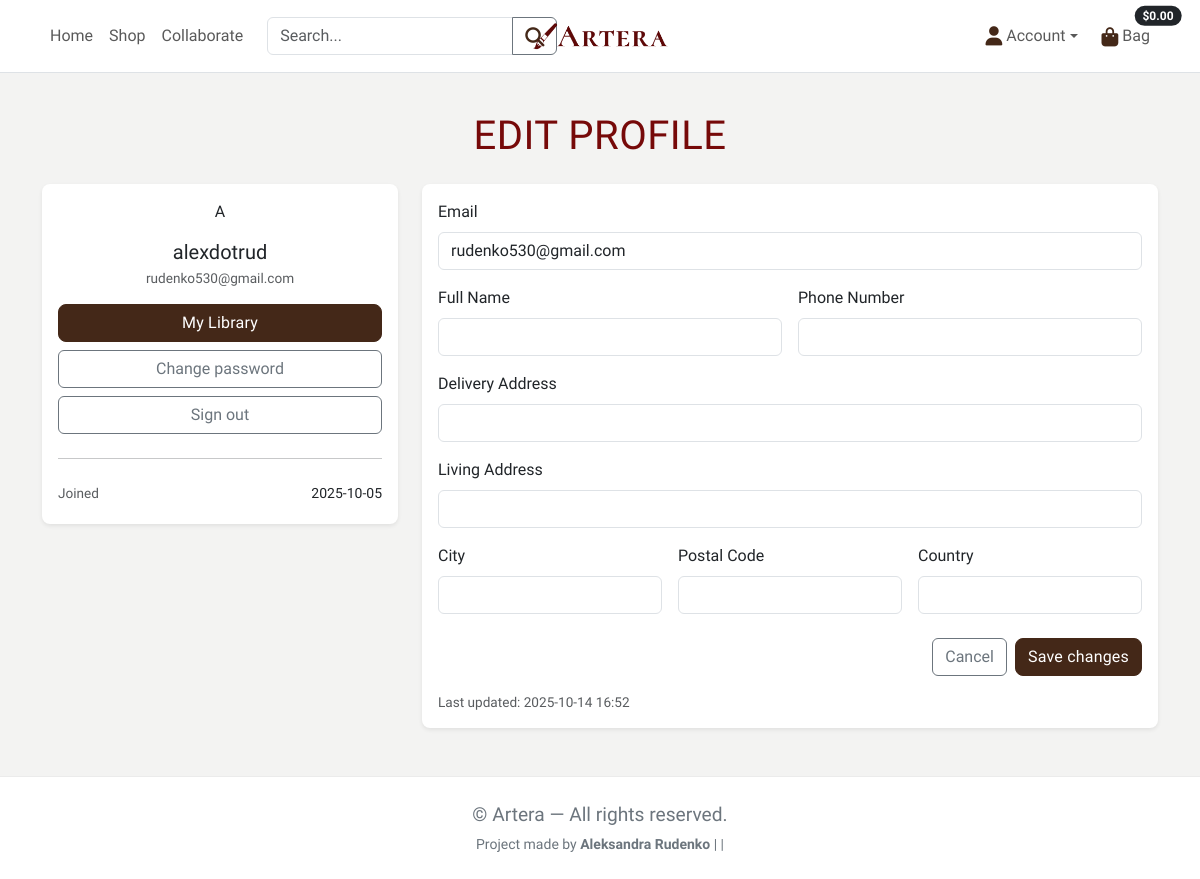
The page /profiles/ (signed in) on the database as committed earlier.
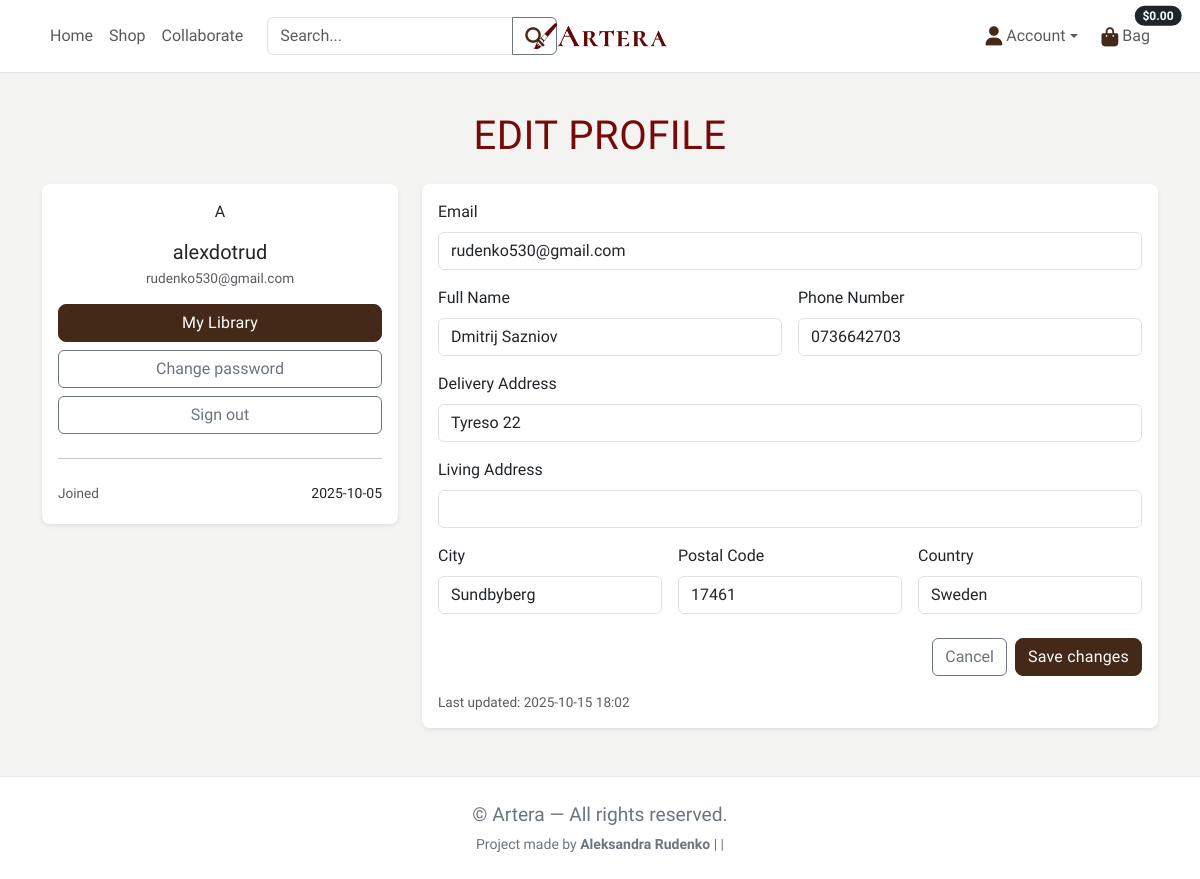
The same page on the database as committed later.
### profiles/models.py (models this page shows, shortened)
class Profile(models.Model):
    user = models.OneToOneField(settings.AUTH_USER_MODEL, on_delete=models.CASCADE)
    full_name = models.CharField(max_length=100, blank=True)
    phone_number = models.CharField(max_length=20, blank=True)
    address_line_delivery = models.CharField(max_length=255, blank=True)
    address_line_living = models.CharField(max_length=255, blank=True)
    city = models.CharField(max_length=100, blank=True)
    postal_code = models.CharField(max_length=20, blank=True)
    country = models.CharField(max_length=100, blank=True)
    created_at = models.DateTimeField(auto_now_add=True)
    updated_at = models.DateTimeField(auto_now=True)

### profiles/views.py (the view)
# urls.py: path('', views.profile, name='profile'),
@login_required
def profile(request):
    profile, _ = Profile.objects.get_or_create(user=request.user)
    if request.method == 'POST':
        form = ProfileForm(request.POST, instance=profile)
        if form.is_valid():
            form.save()
            messages.success(request, "Profile updated.")
            return redirect('profile')
        else:
            messages.error(request, "Please fix the errors below.")
    else:
        form = ProfileForm(instance=profile)
    return render(request, 'profiles/profile.html', {
        'form': form,
        'user_obj': request.user,
    })

### profiles/forms.py
class ProfileForm(forms.ModelForm):
    class Meta:
        model = Profile
        fields = [
            'full_name', 'phone_number', 'address_line_delivery',
            'address_line_living', 'city', 'postal_code', 'country'
        ]
        widgets = {
            'full_name': forms.TextInput(attrs={'class': 'form-control'}),
            'phone_number': forms.TextInput(attrs={'class': 'form-control'}),
            'address_line_delivery': forms.TextInput(attrs={'class': 'form-control'}),
            'address_line_living': forms.TextInput(attrs={'class': 'form-control'}),
            'city': forms.TextInput(attrs={'class': 'form-control'}),
            'postal_code': forms.TextInput(attrs={'class': 'form-control'}),
            'country': forms.TextInput(attrs={'class': 'form-control'}),
        }
        labels = {
            'full_name': 'Full Name',
            'phone_number': 'Phone Number',
            'address_line_delivery': 'Delivery Address',
            'address_line_living': 'Living Address',
            'city': 'City',
            'postal_code': 'Postal Code',
            'country': 'Country',
        }

### bag/contexts.py (called while the page is built, shortened)
def bag_contents(request):
    bag_items = []
    total = 0
    product_count = 0
    bag = request.session.get('bag', {})
    if total < getattr(settings, 'FREE_DELIVERY_THRESHOLD', 0):
        delivery = total * Decimal(getattr(settings, 'STANDARD_DELIVERY_PERCENTAGE', 0) / 100)
        free_delivery_delta = getattr(settings, 'FREE_DELIVERY_THRESHOLD', 0) - total
    else:
        delivery = 0
        free_delivery_delta = 0
    grand_total = delivery + total
    context = {
        'bag_items': bag_items,
        'total': total,
        'product_count': product_count,
        'delivery': delivery,
        'free_delivery_delta': free_delivery_delta,
        'free_delivery_threshold': getattr(settings, 'FREE_DELIVERY_THRESHOLD', 0),
        'grand_total': grand_total,
    }
    return context

### profiles/templates/profiles/profile.html (shortened to what this page needs)
{% extends "base.html" %}
{% load static %}
{% block content %}
<div class="container py-5 profile">
    <h1 class="mb-4 text-center">Edit Profile</h1>
    <div class="row g-4">
        <div class="col-12 col-lg-4">
            <div class="card border-0 shadow-sm rounded-3">
                <div class="card-body text-center">
                    <div class="avatar mb-3 mx-auto">
                        <span>{{ user_obj.username|first|upper }}</span>
                    </div>
                    <h5 class="mb-1">{{ user_obj.username }}</h5>
                    <div class="text-muted small mb-3">{{ user_obj.email|default:"No email set" }}</div>
                    <div class="d-grid gap-2">
                        <a href="{% url 'library' %}" class="btn btn-dark">My Library</a>
                        <a href="{% url 'account_change_password' %}" class="btn btn-outline-secondary">Change
                            password</a>
                        <a href="{% url 'account_logout' %}" class="btn btn-outline-secondary">Sign out</a>
                    </div>
                    <hr class="my-4">
                    <div class="text-start small">
                        <div class="d-flex justify-content-between mb-1">
                            <span class="text-muted">Joined</span>
                            <span>{{ user_obj.date_joined|date:"Y-m-d" }}</span>
                        </div>
                    </div>
                </div>
            </div>
        </div>
        <div class="col-12 col-lg-8">
            <div class="card border-0 shadow-sm rounded-3">
                <div class="card-body">
                    <form method="post" novalidate>
                        <div class="mb-3">
                            <label class="form-label">Email</label>
                            <input type="email" name="email" value="{{ user_obj.email }}" class="form-control">
                        </div>
                        <div class="row g-3">
                            <div class="col-md-6">
                                <label class="form-label">{{ form.full_name.label }}</label>
                                {{ form.full_name }}
                            </div>
                            <div class="col-md-6">
                                <label class="form-label">{{ form.phone_number.label }}</label>
                                {{ form.phone_number }}
                            </div>
                            <div class="col-12">
                                <label class="form-label">{{ form.address_line_delivery.label }}</label>
                                {{ form.address_line_delivery }}
                            </div>
                            <div class="col-12">
                                <label class="form-label">{{ form.address_line_living.label }}</label>
                                {{ form.address_line_living }}
                            </div>
                            <div class="col-md-4">
                                <label class="form-label">{{ form.city.label }}</label>
                                {{ form.city }}
                            </div>
                            <div class="col-md-4">
                                <label class="form-label">{{ form.postal_code.label }}</label>
                                {{ form.postal_code }}
                            </div>
                            <div class="col-md-4">
                                <label class="form-label">{{ form.country.label }}</label>
                                {{ form.country }}
                            </div>
                        </div>
                        <div class="d-flex gap-2 justify-content-end mt-4">
                            <a href="{% url 'all_artworks' %}" class="btn btn-outline-secondary">Cancel</a>
                            <button type="submit" class="btn btn-dark">Save changes</button>
                        </div>
                    </form>
                    <div class="small text-muted mt-3">
                        Last updated:
                        {% if form.instance.updated_at %}{{ form.instance.updated_at|date:"Y-m-d H:i" }}{% else %}—{% endif %}
                    </div>
                </div>
            </div>
        </div>
    </div>
</div>
{% endblock %}

### templates/base.html (shortened to what this page needs)
{% load static %}
<!DOCTYPE html>
<html lang="en">
<head>
    {% block links %}
    <link href="https://cdn.jsdelivr.net/npm/bootstrap@5.3.3/dist/css/bootstrap.min.css" rel="stylesheet">
    <link href="https://cdnjs.cloudflare.com/ajax/libs/font-awesome/6.4.0/css/all.min.css" rel="stylesheet">
    <link rel="stylesheet" href="{% static 'css/base.css' %}">
    {% endblock %}
</head>
<body>
    <header class="fixed-top bg-white border-bottom">
        <nav class="navbar navbar-expand-md navbar-light bg-white">
            <div class="container position-relative">
                <a class="navbar-brand position-absolute top-50 start-50 translate-middle" href="{% url 'home' %}">
                    <img src="{% static 'images/logo.png' %}" alt="Artera logo" style="height:34px;">
                </a>
                <div class="collapse navbar-collapse d-none d-md-flex">
                    <ul class="navbar-nav me-auto align-items-center">
                        <li class="nav-item"><a class="nav-link" href="{% url 'home' %}">Home</a></li>
                        <li class="nav-item"><a class="nav-link" href="{% url 'all_artworks' %}">Shop</a></li>
                        <li class="nav-item"><a class="nav-link" href="">Collaborate</a></li>
                        <li class="nav-item">
                            <form class="d-flex ms-3" method="get" action="{% url 'artwork_search' %}">
                                <div class="input-group">
                                    <input type="text" name="q" value="{{ request.GET.q|default:'' }}"
                                        class="form-control" placeholder="Search...">
                                    <button class="btn btn-outline-secondary" type="submit"></button>
                                </div>
                            </form>
                        </li>
                    </ul>
                    <ul class="navbar-nav ms-auto align-items-center">
                        <li class="nav-item dropdown">
                            <a class="nav-link dropdown-toggle d-flex align-items-center" href="#" id="accountMenu"
                                role="button" data-bs-toggle="dropdown" aria-expanded="false">
                                <i class="fas fa-user me-1"></i> Account
                            </a>
                        </li>
                        <li class="nav-item ms-2">
                            <a class="nav-link position-relative" href="{% url 'view_bag' %}">
                                <i class="fas fa-shopping-bag"></i> Bag
                                <span
                                    class="position-absolute top-0 start-100 translate-middle badge rounded-pill bg-dark">
                                    {% if grand_total %}
                                    ${{ grand_total|floatformat:2 }}
                                    {% else %}
                                    $0.00
                                    {% endif %}
                                </span>
                            </a>
                        </li>
                    </ul>
                </div>
            </div>
        </nav>
    </header>
    <main>
        {% block content %}
        {% endblock %}
    </main>
    <footer class="footer py-4">
        <p class="mb-1">
            © {{ now|date:"Y" }} Artera — All rights reserved.
        </p>
        <p class="small mb-0">
            Project made by <strong>Aleksandra Rudenko</strong> |
            <a href="https://github.com/alexdotrud" target="_blank" rel="noopener noreferrer"></a> |
        </p>
    </footer>
</body>
</html>

### static/css/base.css (style rules this page uses)
:root { --primary-font: "Cardo", serif; --primary-color: #442818; --secondary-color: #760909; --accent-1: #C2D2C2; --accent-1-dark: #2D4739; --bg-color: #F3F3F2; --surface: #FFFFFF; --ink: #1f1f1f; --muted: #6c757d; --border: rgba(0, 0, 0, .08); --shadow-sm: 0 6px 18px rgba(0, 0, 0, .08); --shadow-md: 0 10px 24px rgba(0, 0, 0, .1); --radius: 12px; }
body { font-family: var(--primary-font); background: var(--bg-color); color: var(--ink); display: flex; flex-direction: column; min-height: 100vh; }
main { margin-top: 64px; flex: 1; }
h1, h2 { font-family: var(--primary-font); color: var(--secondary-color); letter-spacing: 0.5px; text-transform: uppercase; }
p { font-size: 1.2rem; }
header { background-color: var(--bg-color); padding: 0.25rem 0.5rem; min-height: 65px; border-bottom: 1px solid #eaeaea; }
header .navbar { min-height: 64px; position: relative; }
header .navbar-brand { position: absolute; top: 50%; left: 50%; transform: translate(-50%, -50%); margin: 0; z-index: 1040; }
.card p, .card .text-muted { font-size: 0.85rem; }
.footer { background: var(--surface); border-top: 1px solid var(--border); color: var(--surface); text-align: center; padding: 1rem 0; }
.footer p, .footer a { color: var(--muted); }
.btn-dark { background: var(--primary-color); border-color: var(--primary-color); color: #fff; border-radius: 8px; letter-spacing: 0.2px; }
a { color: var(--primary-color); text-decoration: none; }
i { color: var(--primary-color); font-size: 1.2rem; transition: color 0.2s ease, transform 0.2s ease; vertical-align: middle; }

Rows that differ between the two databases and show on the page:
changed Profile: full_name (not shown) → "Dmitrij Sazniov"; phone_number (not shown) → "0736642703"; address_line_delivery (not shown) → "Tyreso 22"; city (not shown) → "Sundbyberg"; postal_code (not shown) → "17461"; country (not shown) → "Sweden"; instance.updated_at "2025-10-14 16:52" → "2025-10-15 18:02"
